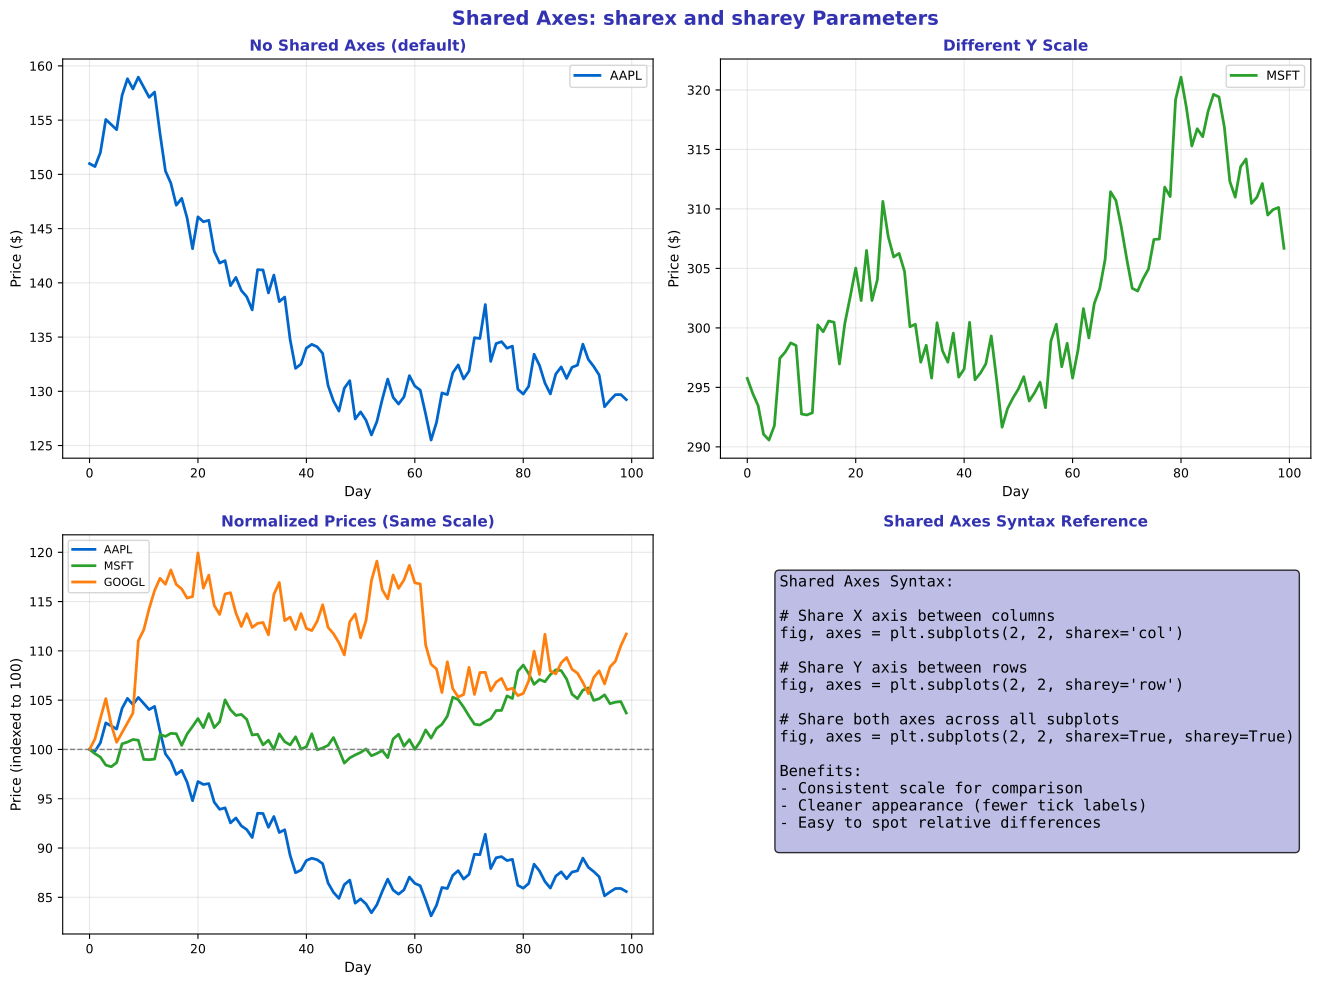

Generate this figure with Python:
"""Shared Axes - Aligned scales across subplots"""
import matplotlib.pyplot as plt
import numpy as np
import pandas as pd
from pathlib import Path

plt.rcParams.update({
    'font.size': 10,
    'axes.labelsize': 10,
    'axes.titlesize': 11,
    'xtick.labelsize': 9,
    'ytick.labelsize': 9,
    'legend.fontsize': 9,
    'figure.figsize': (10, 6),
    'figure.dpi': 150
})

MLPURPLE = '#3333B2'
MLLAVENDER = '#ADADE0'
MLBLUE = '#0066CC'
MLORANGE = '#FF7F0E'
MLGREEN = '#2CA02C'
MLRED = '#D62728'

np.random.seed(42)

fig, axes = plt.subplots(2, 2, figsize=(14, 10))
fig.suptitle('Shared Axes: sharex and sharey Parameters', fontsize=14, fontweight='bold', color=MLPURPLE)

# Generate price data for multiple assets
days = 100
time = np.arange(days)
aapl = 150 + np.cumsum(np.random.randn(days) * 2)
msft = 300 + np.cumsum(np.random.randn(days) * 3)
googl = 130 + np.cumsum(np.random.randn(days) * 2.5)

# Plot 1: No shared axes (default)
ax1 = axes[0, 0]
ax1.plot(time, aapl, color=MLBLUE, linewidth=2, label='AAPL')
ax1.set_title('No Shared Axes (default)', fontsize=11, fontweight='bold', color=MLPURPLE)
ax1.set_xlabel('Day', fontsize=10)
ax1.set_ylabel('Price ($)', fontsize=10)
ax1.legend(fontsize=9)
ax1.grid(alpha=0.3)

# Plot 2: Next to plot 1, different scale
ax2 = axes[0, 1]
ax2.plot(time, msft, color=MLGREEN, linewidth=2, label='MSFT')
ax2.set_title('Different Y Scale', fontsize=11, fontweight='bold', color=MLPURPLE)
ax2.set_xlabel('Day', fontsize=10)
ax2.set_ylabel('Price ($)', fontsize=10)
ax2.legend(fontsize=9)
ax2.grid(alpha=0.3)

# Create a separate figure to demonstrate shared axes
# Plot 3: Demonstrating sharex concept
ax3 = axes[1, 0]

# Show normalized prices
aapl_norm = aapl / aapl[0] * 100
msft_norm = msft / msft[0] * 100
googl_norm = googl / googl[0] * 100

ax3.plot(time, aapl_norm, color=MLBLUE, linewidth=2, label='AAPL')
ax3.plot(time, msft_norm, color=MLGREEN, linewidth=2, label='MSFT')
ax3.plot(time, googl_norm, color=MLORANGE, linewidth=2, label='GOOGL')
ax3.axhline(100, color='gray', linestyle='--', linewidth=1)
ax3.set_title('Normalized Prices (Same Scale)', fontsize=11, fontweight='bold', color=MLPURPLE)
ax3.set_xlabel('Day', fontsize=10)
ax3.set_ylabel('Price (indexed to 100)', fontsize=10)
ax3.legend(fontsize=8, loc='upper left')
ax3.grid(alpha=0.3)

# Plot 4: Code example annotation
ax4 = axes[1, 1]
ax4.axis('off')

code_text = '''Shared Axes Syntax:

# Share X axis between columns
fig, axes = plt.subplots(2, 2, sharex='col')

# Share Y axis between rows
fig, axes = plt.subplots(2, 2, sharey='row')

# Share both axes across all subplots
fig, axes = plt.subplots(2, 2, sharex=True, sharey=True)

Benefits:
- Consistent scale for comparison
- Cleaner appearance (fewer tick labels)
- Easy to spot relative differences
'''

ax4.text(0.1, 0.9, code_text, transform=ax4.transAxes, fontsize=11,
         verticalalignment='top', fontfamily='monospace',
         bbox=dict(boxstyle='round', facecolor=MLLAVENDER, alpha=0.8))

ax4.set_title('Shared Axes Syntax Reference', fontsize=11, fontweight='bold', color=MLPURPLE)

plt.tight_layout()
plt.savefig(Path(__file__).parent / 'chart.pdf', dpi=300, bbox_inches='tight')
plt.close()
